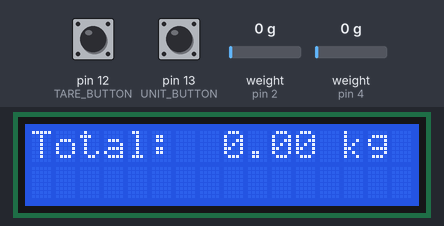
This sketch was run on a simulated Arduino Uno, built with avr-gcc and run on an emulated ATmega328P. On the bench: 16×2 character LCD. The inputs (shaded band) are chosen by the test bench; at power-on: weight on the scale (sensors on pin 2, pin 4) 0 g, pin 12 (TARE_BUTTON) HIGH, pin 13 (UNIT_BUTTON) HIGH.

Above: at 16.1 s.
16.2 s: weight on the scale (sensor on pin 2) set to 100 g
At 21.1 s:
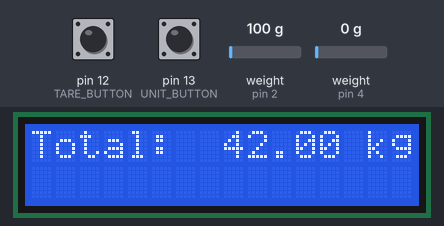
21.5 s: weight on the scale (sensor on pin 4) set to 100 g
At 25.7 s:
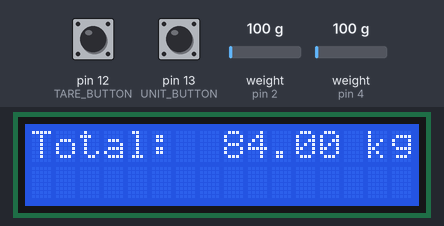
26.0 s: weight on the scale (sensor on pin 2) set to 1250 g
At 29.4 s:
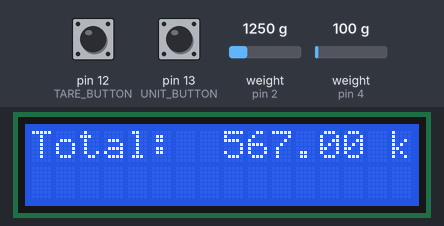
30.5 s: weight on the scale (sensor on pin 4) set to 1250 g
At 34.1 s:
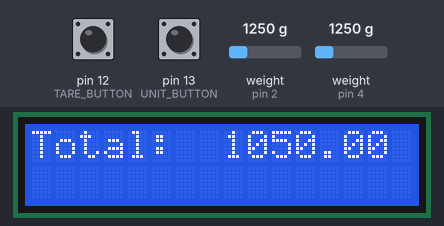
35.0 s: weight on the scale (sensor on pin 2) set to 2500 g
At 38.9 s:
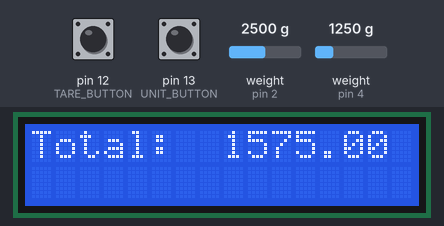
39.5 s: weight on the scale (sensor on pin 4) set to 2500 g
At 43.6 s:
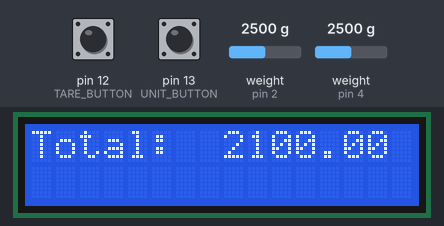
Timing chart, 0 to 45.0 s (numbered marks = the images above; inputs shaded):
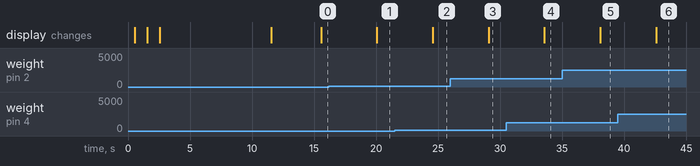

Measured:
- after the input at 16.2 s, the display: changes after 3.9 s (image 1)
- after the input at 21.5 s, the display: changes after 3.1 s (image 2)
- after the input at 26.0 s, the display: changes after 3.1 s (image 3)
- after the input at 30.5 s, the display: changes after 3.1 s (image 4)
- after the input at 35.0 s, the display: changes after 3.1 s (image 5)
- after the input at 39.5 s, the display: changes after 3.1 s (image 6)

The sketch:

Equilibre_Code_v1.3.ino
```cpp
#include <Arduino.h>
#include <HX711.h>
#include <LiquidCrystal.h>

/*
    Project Name: L'Equilibre
    Author: John Pritchard
    Date: 20/02/2025
    Version: 1.3

    Description:
      This code allows the user to weigh themselves and other items. This is done by taking the data from the load cells
      and converting it into the user's desired unit measurement (kilograms, grams, pounds, stone).
      The user has two buttons - one that can Tare the scale (reset reading to 0) and one that can
      change the measuremnt units.

      1.3 (20/02/2025): Implemented grams measurement to allow users to use the scales in more scenarios - such as weighing food (as per the brief).
      1.2 (15/02/2025): Implemented start screen.
      1.1 (14/02/2025): Added and refined main functionality of scale and buttons. The buttons could be further enhanced using interrupts.

    Hardware:
      - ATmega328 Arduino Uno Board
      - 2 Push Buttons (Pin 12 and 13)
      - 2 HX711 - scale_A (Pin 2 and Pin 3) and scale_B (Pin 4 and Pin 5)
      - 4 Load Cells (2 for each HX711)


*/

// Initialize LCD (RS, E, D4, D5, D6, D7)
LiquidCrystal lcd(6, 7, 8, 9, 10, 11);

// Define HX711 connections for two modules
const int LOADCELL_DOUT_PIN_A = 2;
const int LOADCELL_SCK_PIN_A = 3;
const int LOADCELL_DOUT_PIN_B = 4;
const int LOADCELL_SCK_PIN_B = 5;

// Define Buttons
const int TARE_BUTTON = 12;  // Button to reset scale (TARE)
const int UNIT_BUTTON = 13;  // Button to switch units

// Create HX711 instances
HX711 scale_A;
HX711 scale_B;

// Variables to store initial weight
float initialWeightA = 0;
float initialWeightB = 0;
int unitMode = 0; 	// 0 = kg, 1 = grams, 2 = lb, 3 = stone


const float calibrationFactorA = 1;
const float calibrationFactorB = 1;

// Conversion constants
const float KG_TO_GRAMS = 1000;	//1kg = 1000g 			(not really necessary icl as its an easy conversion but it just made sense to put here).
const float KG_TO_LB = 2.20462;  // 1 kg = 2.20462 lb
const float KG_TO_STONE = 0.157473;  // 1 kg = 0.157473 stone

String unitStr = "";		// string that stores the unit that the system is on.


void setup() {
  Serial.begin(57600);	//set Baud rate
  lcd.begin(16, 2);


  // Set up the buttons - NOTE: INPUT_PULLUP enables pullup resistor to ensure the read value from the buttons are either HIGH or LOW.
  pinMode(TARE_BUTTON, INPUT_PULLUP);
  pinMode(UNIT_BUTTON, INPUT_PULLUP);

  // calls relevant methods for initalization.
  start_screen();
  initialize_HX711_Modules();


  // Apply calibration.
  scale_A.set_scale(calibrationFactorA);
  scale_B.set_scale(calibrationFactorB);

  // get initial weight of both scales and convert to kg.
  initialWeightA = scale_A.get_units(30) / 1000.0;
  initialWeightB = scale_B.get_units(30) / 1000.0;

  // Tare the scales to remove offset.
  scale_A.tare();
  scale_B.tare();

  delay(1000);
  lcd.clear();
}

void loop() {
  if (digitalRead(TARE_BUTTON) == LOW){
    TareFunction();
  }

  if (digitalRead(UNIT_BUTTON) == LOW){
		UnitCycle();
  }

  // Read weight from load 2 cells each. Converts to kg for ease since all conversion constants are from kg to something else.
  float weightA = scale_A.get_units(20) / 1000.0;
  float weightB = scale_B.get_units(20) / 1000.0;

  float correctedWeightA = weightA + initialWeightA;
  float correctedWeightB = weightB + initialWeightB;

  float totalWeight = correctedWeightA + correctedWeightB;		// adds both scales for total weight.

  // Convert to selected unit
  float displayWeight = totalWeight;
  if (unitMode == 0) {
    unitStr = "kg";
  } else if (unitMode == 1) {
    displayWeight = totalWeight * KG_TO_GRAMS;
    unitStr = "g";
  } else if (unitMode == 2) {
    displayWeight = totalWeight * KG_TO_LB;
    unitStr = "lb";
  } else if (unitMode == 3) {
	  displayWeight = totalWeight * KG_TO_STONE;
    unitStr = "st";
  }

  // Display weight on LCD.
  lcd.setCursor(0, 0);
  lcd.print("Total: ");
  lcd.setCursor(8, 0);
  lcd.print(displayWeight, 2);
  lcd.print(" " + unitStr + " ");

  delay(500);
}


// Functions/Methods ----------------------------------------------------------------------------------------------------------------------------------

void start_screen(){
  delay(500);
  lcd.setCursor(2,0);
  lcd.print("L'Equillibre");
  delay(1000);
  lcd.setCursor(6,1);
  lcd.print(":)");
  delay(1000);
 }


void initialize_HX711_Modules(){

  // Initialize HX711 A and B
  scale_A.begin(LOADCELL_DOUT_PIN_A, LOADCELL_SCK_PIN_A);
  scale_B.begin(LOADCELL_DOUT_PIN_B, LOADCELL_SCK_PIN_B);

  // makes sure BOTH HX711 are connected. If not, program will not run and error message given.
  while (!(scale_A.is_ready() || scale_B.is_ready())) {
	  lcd.clear();
	  delay(500);
    lcd.print("~Connect HX711!~");
    delay(500);
  }
  // if both are connected, suitable message is given.
  lcd.clear();
  lcd.print("HX711 Ready!");
}


void TareFunction(){

  scale_A.tare();				// resets both scales.
  scale_B.tare();

  initialWeightA = 0;			// sets initial weight to new weight (0 since Tare applied).
  initialWeightB = 0;

	// display message for suitable time
	lcd.clear();
	lcd.setCursor(2,0);
  lcd.print("Tare Applied");
  delay(750);
	lcd.clear();
}

void UnitCycle(){
  unitMode = (unitMode + 1) % 4;  	/* This increments unitMode everytime it is called.
						   The number stored in unitMode corresponds to a measurement (0 = grams, 1 = kg, 2 = lbs, 3 = st).
						   "% 4" means find the remainer of unitValue divided by 4. When unitValue is 4 the remainder is 0.
						   unitMode is then assigned this value, THEREFORE resetting it to 0 when it reaches 4. :) */
}


/*
  ___     .__/\___________            .__.__  ._____.                    ___
 / _ \_/\ |  )/\_   _____/ ________ __|__|  | |__\_ |_________   ____   / _ \_/\
 \/ \___/ |  |  |    __)_ / ____/  |  \  |  | |  || __ \_  __ \_/ __ \  \/ \___/
          |  |__|        < <_|  |  |  /  |  |_|  || \_\ \  | \/\  ___/
          |____/_______  /\__   |____/|__|____/__||___  /__|    \___  >
                       \/    |__|                     \/            \/           		*/
```
